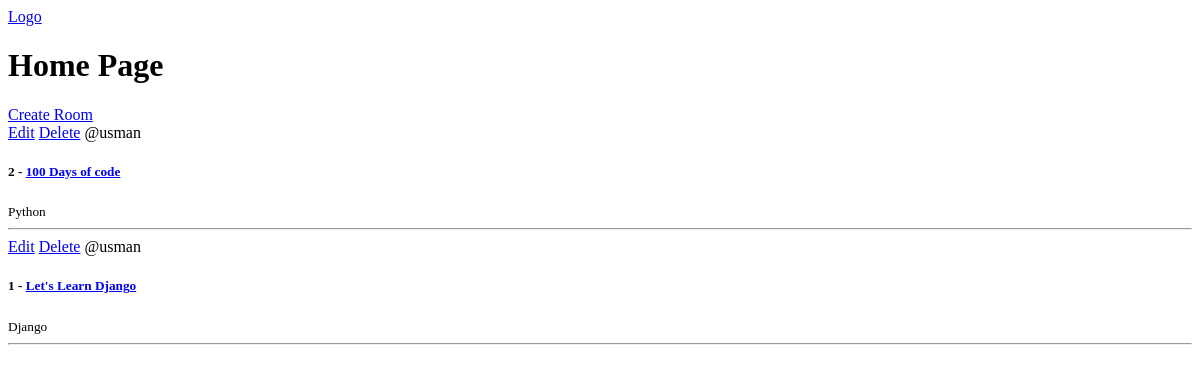
Before: / with the older database file.
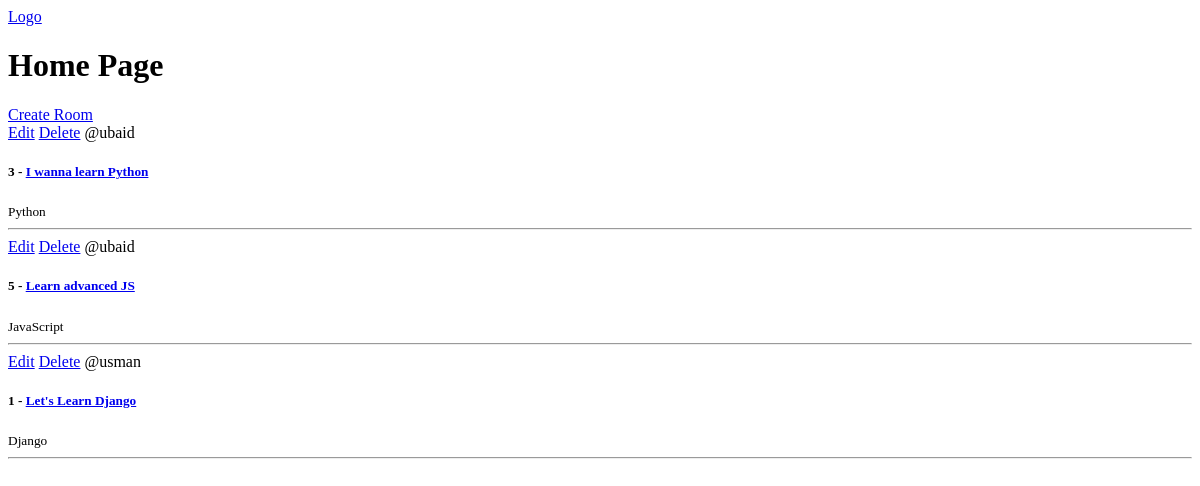
After: the same page with the newer database file.
### base/models.py (models this page shows, shortened)
class Room(models.Model):
  host = models.ForeignKey(User, on_delete=models.SET_NULL, null=True)
  topic = models.ForeignKey(Topic, on_delete=models.SET_NULL, null=True)
  name= models.CharField(max_length=200)
  description = models.TextField(null=True, blank=True)
  updated = models.DateTimeField(auto_now=True)
  created = models.DateTimeField(auto_now_add=True)
  class Meta:
    ordering = ["-updated", "-created"]

class Topic(models.Model):
  name = models.CharField(max_length=200)
  def __str__(self):
    return self.name

### base/views.py (the view)
# urls.py: path('', views.home, name="home"),
def home(request):
  rooms = Room.objects.all()
  context = {'rooms': rooms}
  return render(request, 'base/home.html', context)

### base/templates/base/home.html
{% extends "main.html" %} {% block content %}
<h1>Home Page</h1>
<div>
  <a href="{% url 'create-room' %}">Create Room</a>
  <div>
    {% for room in rooms %}
    <div>
      <a href="{% url 'update-room' room.id %}">Edit</a>
      <a href="{% url 'delete-room' room.id %}">Delete</a>
      <span>@{{room.host}}</span>
      <h5>
        {{room.id}} - <a href="{% url 'room' room.id %}">{{room.name}}</a>
      </h5>
      <small>{{room.topic}}</small>
      <hr />
    </div>
    {% endfor %}
  </div>
</div>
{% endblock content %}

### templates/main.html (shortened to what this page needs)
<!DOCTYPE html>
<html lang="en">
  <head>
  </head>
  <body>
    {% include "navbar.html" %}
    {% block content %}
    {% endblock %}
  </body>
</html>

### templates/navbar.html
<a href="/">Logo</a>

Changed rows visible on the page:
removed Room: host "usman", id "2", name "100 Days of code", topic "Python"
added Room: host "ubaid", id "3", name "I wanna learn Python", topic "Python"
added Room: host "ubaid", id "5", name "Learn advanced JS", topic "JavaScript"
